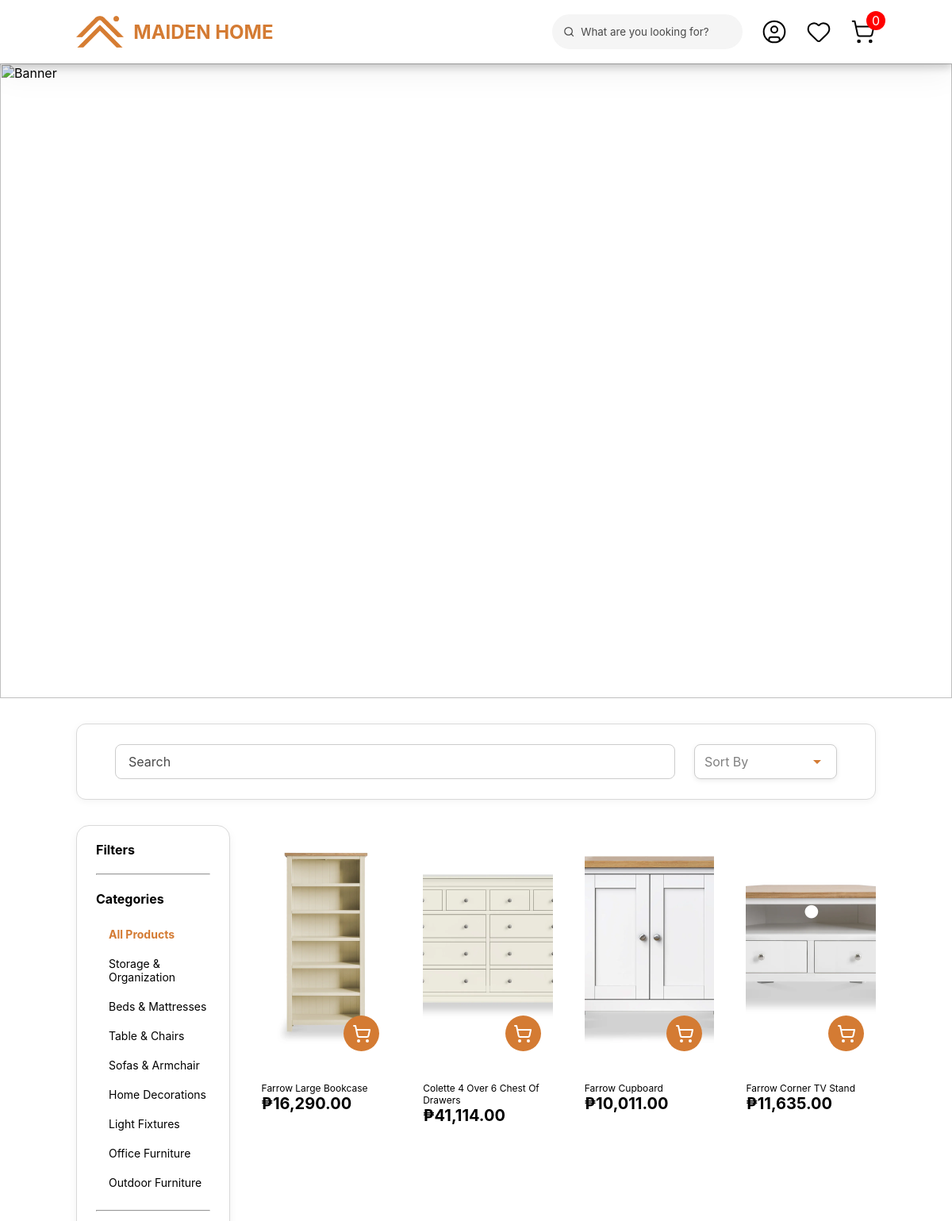
The app's page /product/index.php (upper part) with its own data.
### tables this page shows
CREATE TABLE `category` (
  `category_id` int(10) NOT NULL,
  `category_name` varchar(255) NOT NULL
);

CREATE TABLE `products` (
  `product_id` int(11) NOT NULL,
  `product_name` varchar(40) NOT NULL,
  `price` decimal(10,2) NOT NULL,
  `stocks` int(11) NOT NULL,
  `product_img` varchar(255) NOT NULL,
  `product_img2` varchar(255) NOT NULL,
  `product_img3` varchar(255) NOT NULL,
  `product_img4` varchar(255) NOT NULL,
  `product_img5` varchar(255) NOT NULL,
  `product_img_hover` varchar(255) NOT NULL,
  `category_id` int(10) NOT NULL,
  `category_name` varchar(255) NOT NULL,
  `sub_id` int(11) NOT NULL,
  `sub_name` varchar(255) NOT NULL,
  `product_description` text NOT NULL,
  `size1` varchar(255) NOT NULL,
  `size2` varchar(255) NOT NULL,
  `size3` varchar(255) NOT NULL,
  `mat1` varchar(255) NOT NULL,
  `mat2` varchar(255) NOT NULL,
  `mat3` varchar(255) NOT NULL,
  `color1` varchar(255) NOT NULL,
  `color2` varchar(255) NOT NULL,
  `color3` varchar(255) NOT NULL,
  `color1_img` varchar(255) NOT NULL,
  `color2_img` varchar(255) NOT NULL,
  `color3_img` varchar(255) NOT NULL,
  `created_at` timestamp NOT NULL DEFAULT current_timestamp()
);

### product/index.php (the view, shortened to what this page needs)
<?php
include "../includes/db.php";
$limit = 20;
$page = isset($_GET['page']) ? (int)$_GET['page'] : 1;
$offset = ($page - 1) * $limit;
$where = "";
$order_by = "p.product_id ASC";
$sql = "SELECT p.*, c.category_name, s.sub_name
        FROM products p
        JOIN category c ON p.category_id = c.category_id
        JOIN sub_category s ON p.sub_id = s.sub_id
        $where
        ORDER BY $order_by
        LIMIT $limit OFFSET $offset";
$result = mysqli_query($conn, $sql);
?>
<html>
<head>
    <link rel="stylesheet" href="product.css">
    <link rel="stylesheet" href="../css/scroll.css">
    <link rel="stylesheet" href="../css/nav-bar.css">
    <link rel="stylesheet" href="../css/footer.css">
    <link rel="stylesheet" href="../css/all.css">
</head>
<?php include "../includes/nav-bar.php" ?>
<body>
    <section class="category-banner">
        <img src="../assets/Banner.png" alt="Banner">
    </section>
    <section class="search-section">
        <div class="search-container">
            <form class="search-products">
                <input type="search" placeholder="Search">
            </form>
            <section class="sort-section">
                <select class="sort-by" onchange="location = this.value;">
                    <option value="">Sort By</option>
                </select>
            </section>
        </div>
    </section>
    <section class='grid'>
        <section class="filter">
            <div class="filter-area">
                <div class="filter-buttons">
                    <b>Filters</b>
                    <hr>
                    <b>Categories</b>
                    <ul style="padding-left: 16px;">
                        <?php
                        $activeCategory = null;
                        echo '<li><a class="'.(is_null($activeCategory) ? 'active-category' : 'category-link').'" href="../product">All Products</a></li>';
                        $cat_result = mysqli_query($conn, "SELECT * FROM category ORDER BY category_id ASC");
                        while ($cat = mysqli_fetch_assoc($cat_result)) {
                            $active = ($cat['category_id'] == $activeCategory) ? 'class="active-category"' : 'class="category-link"';
                            echo '<li><a '.$active.' href="?category_id=' . $cat['category_id'] . '">' . htmlspecialchars($cat['category_name']) . '</a></li>';
                        }
                        ?>
                    </ul>
                    <hr>
                </div>
            </div>
        </section>
        <section class="product-grid">
            <?php if (mysqli_num_rows($result) > 0): ?>
                <?php while ($row = mysqli_fetch_assoc($result)): ?>
                    <div class="product-card">
                        <div class="img-container">
                            <a href="../product-details/?product_id=<?= $row['product_id']; ?>">
                                <img src="../assets/PRODUCTS/<?= htmlspecialchars($row['product_img']); ?>" class="default-img">
                            </a>
                            <button class="add-btn">
                            </button>
                        </div>
                        <div class="product-info">
                            <p><?= htmlspecialchars($row['product_name']); ?></p>
                            <b>₱<?= number_format($row['price'], 2); ?></b>
                        </div>
                    </div>
                <?php endwhile; ?>
            <?php else: ?>
                <p>No products found in this category.</p>
            <?php endif; ?>
        </section>
    </section>
</body>
</html>

### product/product.css (style rules this page uses)
.category-banner { width: 100%; overflow: hidden; }
.category-banner img { width: 100%; object-fit: cover; }
.search-section { padding: 4vh 8vw; display: flex; justify-content: center; }
.search-container { display: flex; align-items: center; gap: 24px; padding: 0 4vw; width: 100%; height: 12vh; border: #d9d9d9 1px solid; border-radius: 12px; background: #fff; box-shadow: 0 2px 10px rgba(0,0,0,0.05); transition: .3s ease; }
.search-products { width: 100%; display: flex; align-items: center; gap: 10px; }
.search-products input { height: 44px; padding: 12px 16px; border-radius: 8px; border: 1px solid #ccc; font-size: 1rem; outline: none; transition: .3s ease; width: 100%; }
.grid { display: grid; grid-template-columns: 0.5fr 2fr; padding: 0 8vw; gap: 40px; }
.filter { padding: 20px 24px; border: #d9d9d9 solid 1px; border-radius: 16px; background: #fff; box-shadow: 0 4px 12px rgba(0,0,0,0.05); transition: .3s ease; }
.filter-buttons { display: flex; flex-direction: column; gap: 20px; }
.filter-buttons ul { display: flex; flex-direction: column; gap: 8px; }
.filter-buttons li { list-style-type: none; font-size: 14px; padding: 6px 0; transition: .3s ease; }
.filter-buttons a { text-decoration: none; transition: .3s ease; }
.sort-section { display: grid; grid-column: 1/5; }
.sort-by { color: grey; margin-left: auto; width: 180px; height: 44px; border-radius: 8px; border: 1px solid #ccc; font-size: 1rem; padding: 0 12px; appearance: none; transition: .3s ease, border-color .3s ease, box-shadow .3s ease; cursor: pointer; box-shadow: 0 2px 6px rgba(0,0,0,0.08); }
.product-grid { display: grid; grid-template-columns: 1fr 1fr 1fr 1fr; gap: 40px; }
.product-info { padding-top: 24px; }
.product-info p { font-size: 12px; }
.product-info b { font-size: 20px; }
.img-container { position: relative; border-radius: 20px; }
.img-container img { object-fit: cover; width: 100%; min-height: 300px; display: block; border-radius: 20px; transition: opacity .4s ease; }
.default-img { opacity: 1; }
.add-btn { position: absolute; bottom: 15px; right: 15px; width: 45px; height: 45px; border: none; border-radius: 50%; background: #d47b33; display: flex; align-items: center; justify-content: center; cursor: pointer; transition: .3s ease; }
.add-btn::after { content: "Add to Cart"; position: absolute; right: 55px; background: #d47b33; color: #fff; font-size: .85rem; padding: 5px 10px; border-radius: 8px; opacity: 0; white-space: nowrap; transform: translateX(10px); transition: .3s ease; }
.category-link { color: #000000; text-decoration: none; font-weight: normal; transition: font-weight 0.2s ease; }
.active-category { color: #d47b33; font-weight: bold; }

### css/nav-bar.css (style rules this page uses)
* { padding: 0; margin: 0; box-sizing: border-box; font-family: Inter, sans-serif; }
::placeholder { color: #484848; }

### css/all.css (style rules this page uses)
* { margin: 0; padding: 0; box-sizing: border-box; font-family: "Inter", sans-serif; scroll-behavior: smooth; }

### records on screen
category: category_name "Storage & Organization"
category: category_name "Beds & Mattresses"
category: category_name "Table & Chairs"
category: category_name "Sofas & Armchair"
category: category_name "Home Decorations"
category: category_name "Light Fixtures"
category: category_name "Office Furniture"
category: category_name "Outdoor Furniture"
products: product_img (picture), product_name "Farrow Large Bookcase", price "16,290.00"
products: product_img (picture), product_name "Colette 4 Over 6 Chest Of Drawers", price "41,114.00"
products: product_img (picture), product_name "Farrow Cupboard", price "10,011.00"
products: product_img (picture), product_name "Farrow Corner TV Stand", price "11,635.00"

### other values on screen
$cart_item_count "0"
